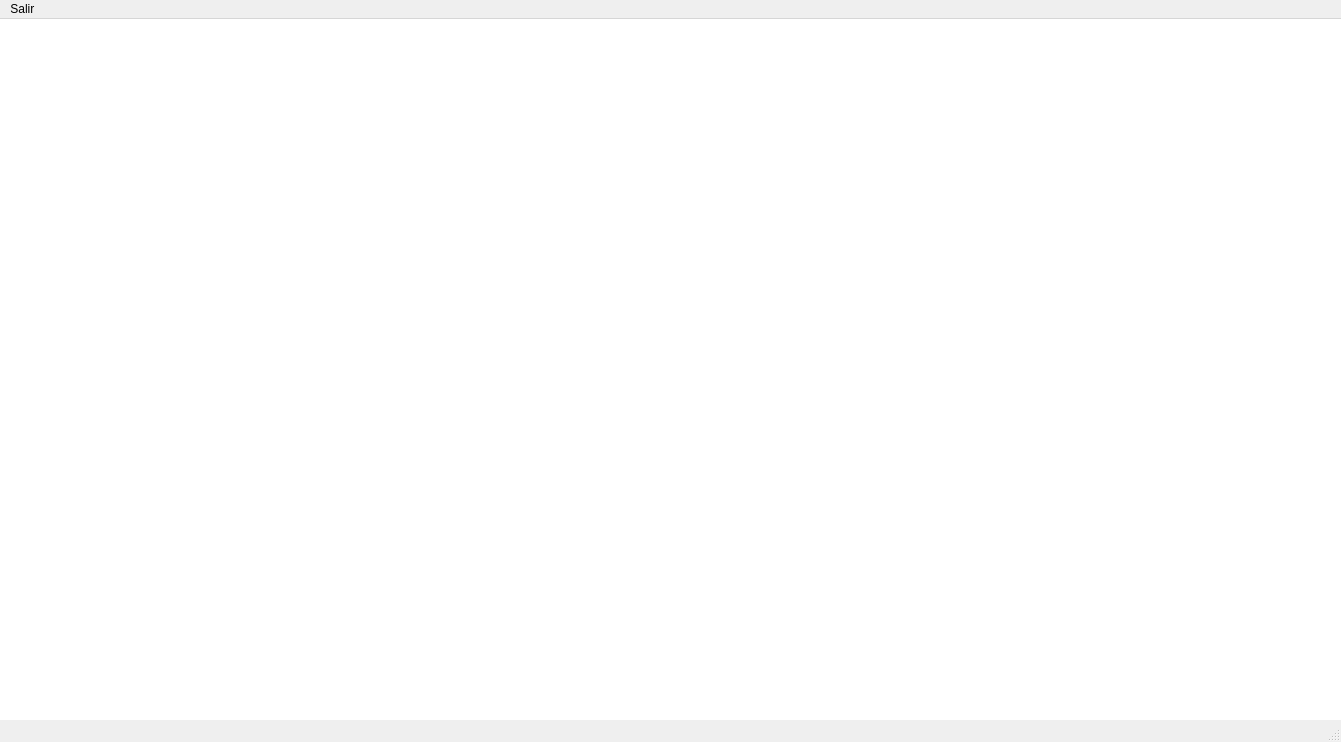
<?xml version="1.0" encoding="UTF-8"?>
<ui version="4.0">
 <class>MainWindow</class>
 <widget class="QMainWindow" name="MainWindow">
  <property name="geometry">
   <rect>
    <x>0</x>
    <y>0</y>
    <width>1341</width>
    <height>742</height>
   </rect>
  </property>
  <property name="windowTitle">
   <string>MainWindow</string>
  </property>
  <widget class="QWidget" name="centralwidget">
   <widget class="QGraphicsView" name="graphicsView&#10;">
    <property name="geometry">
     <rect>
      <x>-10</x>
      <y>-30</y>
      <width>1391</width>
      <height>811</height>
     </rect>
    </property>
   </widget>
  </widget>
  <widget class="QMenuBar" name="menubar">
   <property name="geometry">
    <rect>
     <x>0</x>
     <y>0</y>
     <width>1341</width>
     <height>28</height>
    </rect>
   </property>
   <widget class="QMenu" name="menuSalir">
    <property name="title">
     <string>Salir </string>
    </property>
   </widget>
   <addaction name="menuSalir"/>
  </widget>
  <widget class="QStatusBar" name="statusbar"/>
 </widget>
 <resources/>
 <connections/>
</ui>
